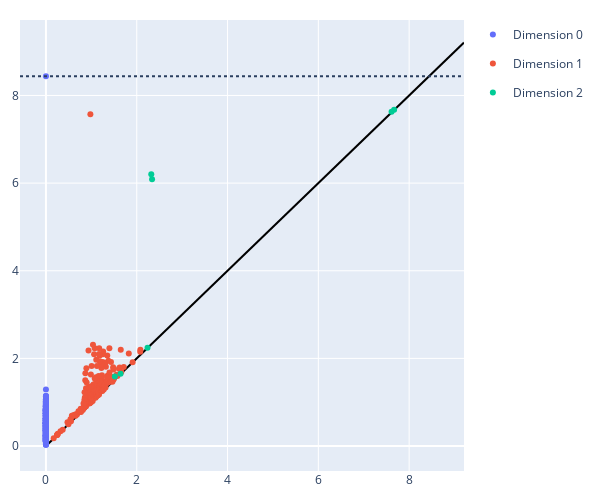

The notebook cell this image was saved under:
### Markdown cell above
#### Visualize Homology
See a persistence diagram and barcode for the homology.

Based on the data input (`points13.csv`), we expect there to be only one 1D cycle, 1 large 2D cycle, and 2 large 3d cycles.

### Code cell
# Persistance diagram
fig = oat.plot.pd(homology)
fig.update_layout(
        width=600, 
        height=500,
        margin=dict(l=20, r=20, t=20, b=20)
    )
fig.show()
